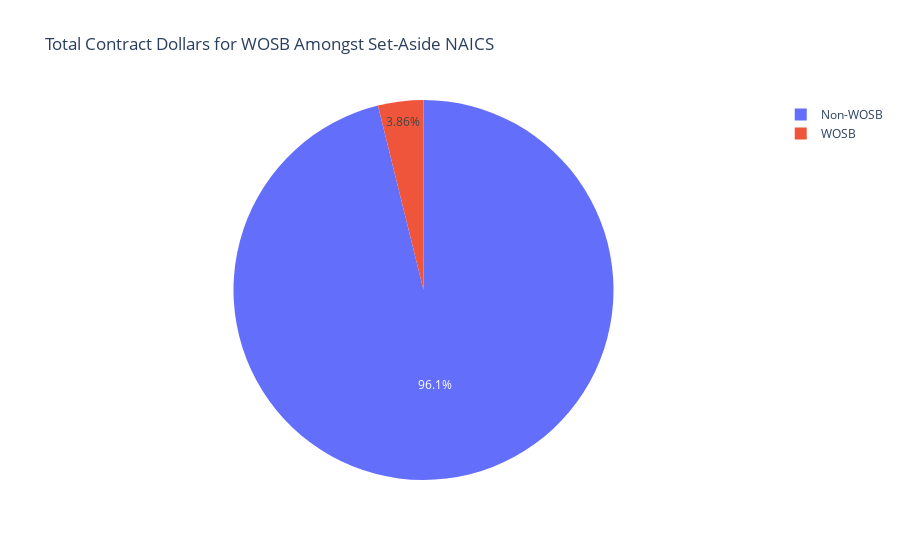

Notebook code cell kept with this figure:
### Code cell
# contrasting with dollar amounts
fig4 = px.pie( values=by_dollar['Base and All Options Value (Total Contract Value)'], names=['Non-WOSB','WOSB'], title='Total Contract Dollars for WOSB Amongst Set-Aside NAICS')
fig4.show()

### Figure 1 — Plotly figure (JSON) as saved in the notebook; plotly's stock layout.template omitted (floating-point values rounded to 4 significant figures)
{"data": [{"domain": {"x": [0, 1], "y": [0, 1]}, "hovertemplate": "label=%{label}<br>value=%{value}<extra></extra>", "labels": ["Non-WOSB", "WOSB"], "legendgroup": "", "name": "", "showlegend": true, "type": "pie", "values": [733300.0, 29440.0]}], "layout": {"legend": {"tracegroupgap": 0}, "title": {"text": "Total Contract Dollars for WOSB Amongst Set-Aside NAICS"}}}
